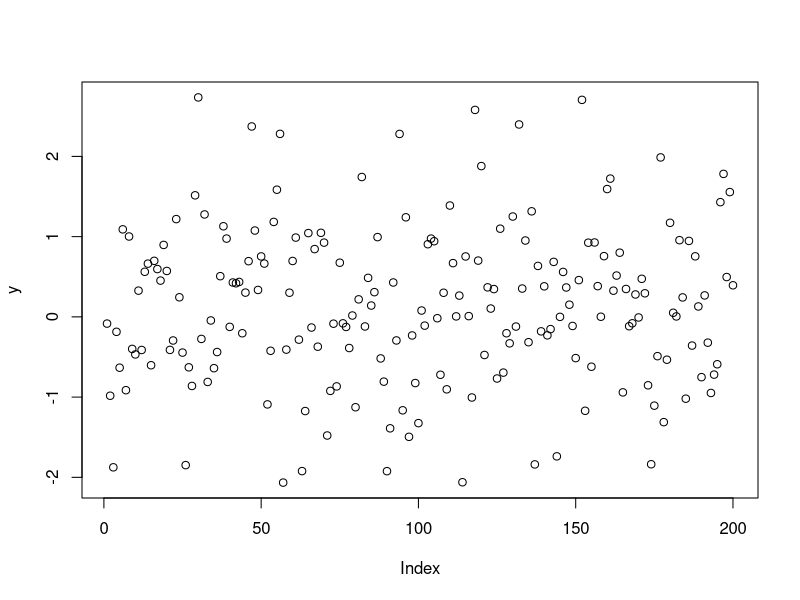
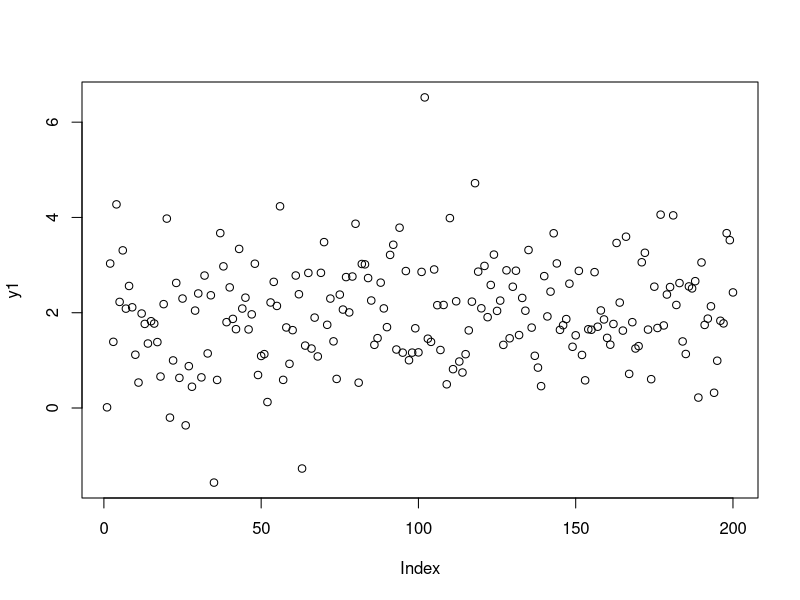
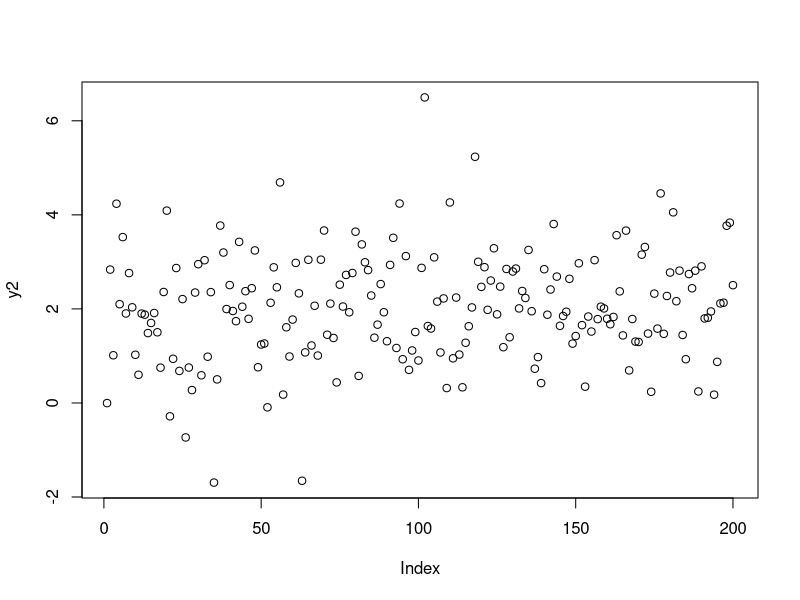
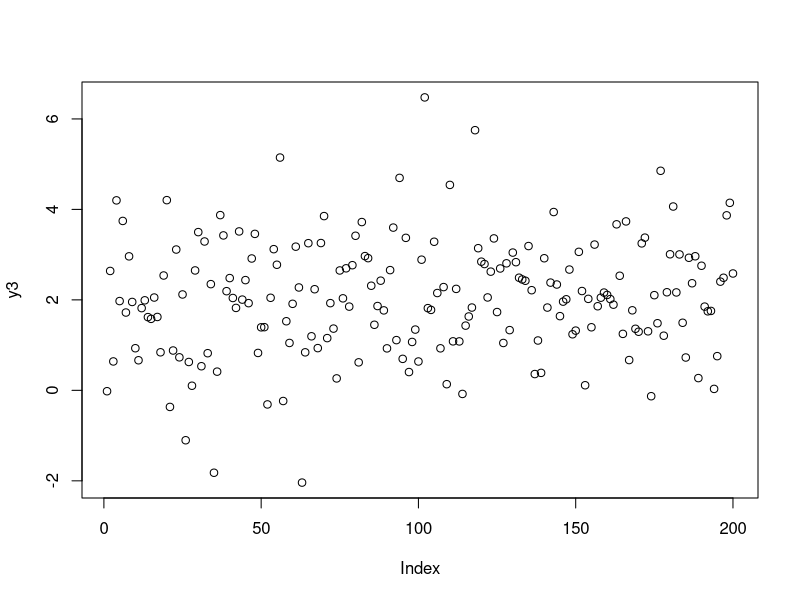
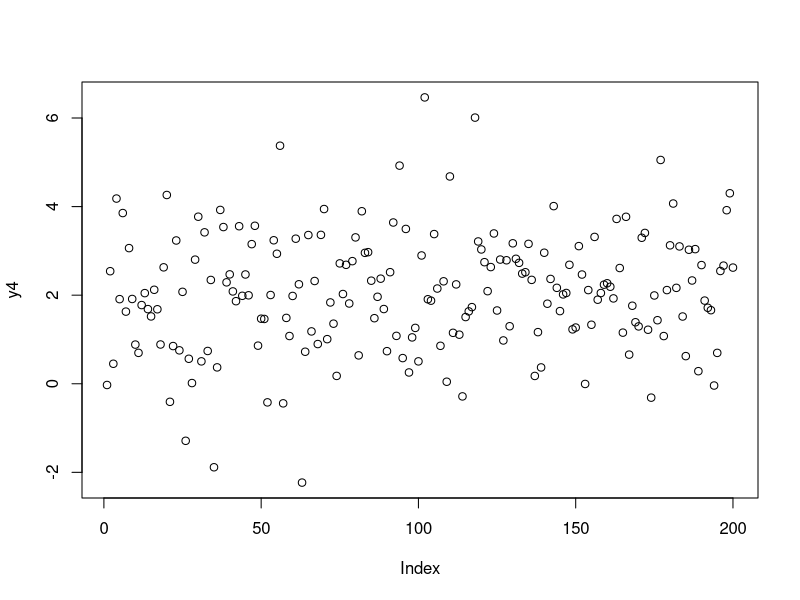

R code for these plots, in order:
# Weeks 6 and 7: Question 1, applied questions

# Generate the main variables
set.seed(2023)

y <- rnorm(200)
u <- rnorm(200, mean=0, sd=1)
t <- seq(1, 200, by = 1)

#plot(y)
#plot(u)
#plot(t)

# generating a AR(1) process

# Stationary process 

phi0 <- 2
phi11 <- 0.5
phi12 <- 0.7
phi13 <- 0.9
phi14 <- 1.0

y1 <- phi0 + phi11 * lag(y,1) + u
y2 <- phi0 + phi12 * lag(y,1) + u
y3 <- phi0 + phi13 * lag(y,1) + u
y4 <- phi0 + phi14 * lag(y,1) + u

plot(y)
plot(y1)
plot(y2)
plot(y3)
plot(y4)

